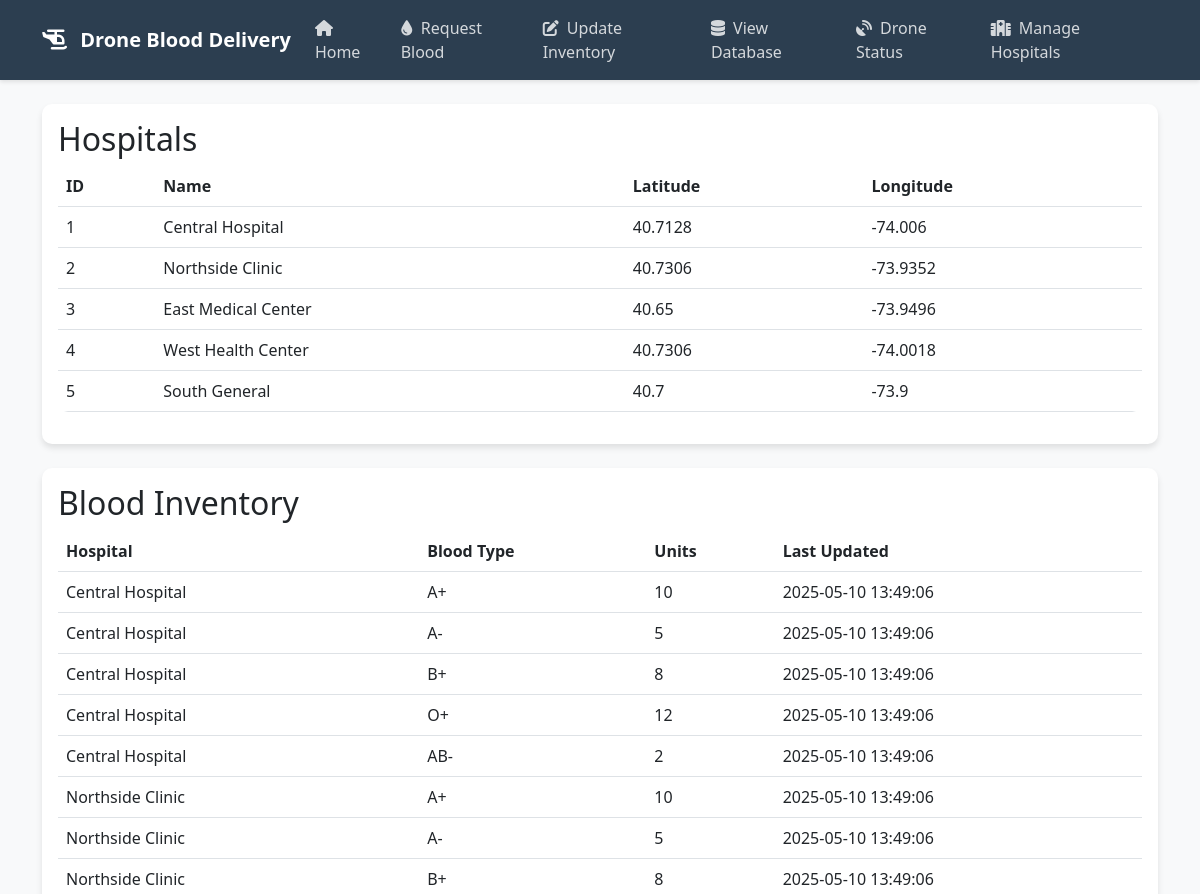
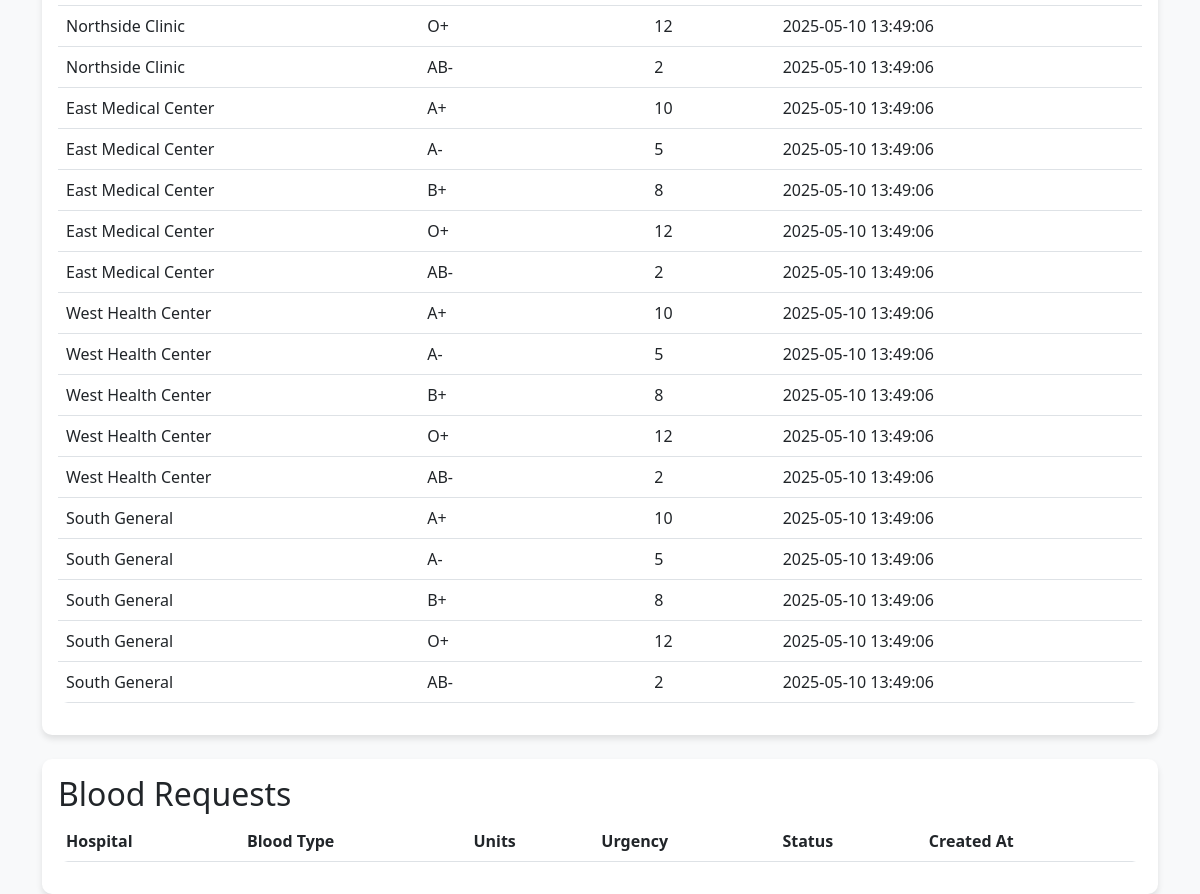
The app's page /view-database, older data (2 pictures, top to bottom).
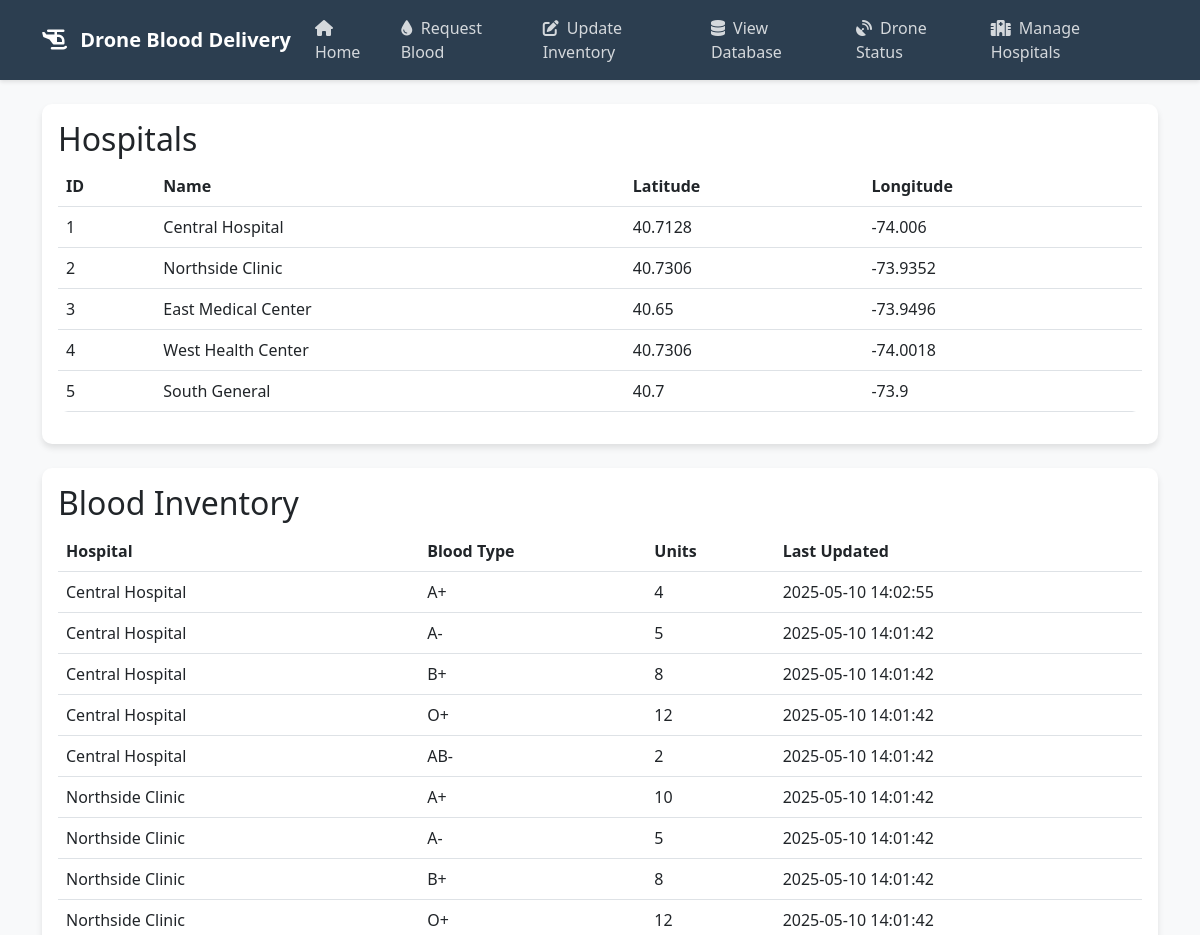
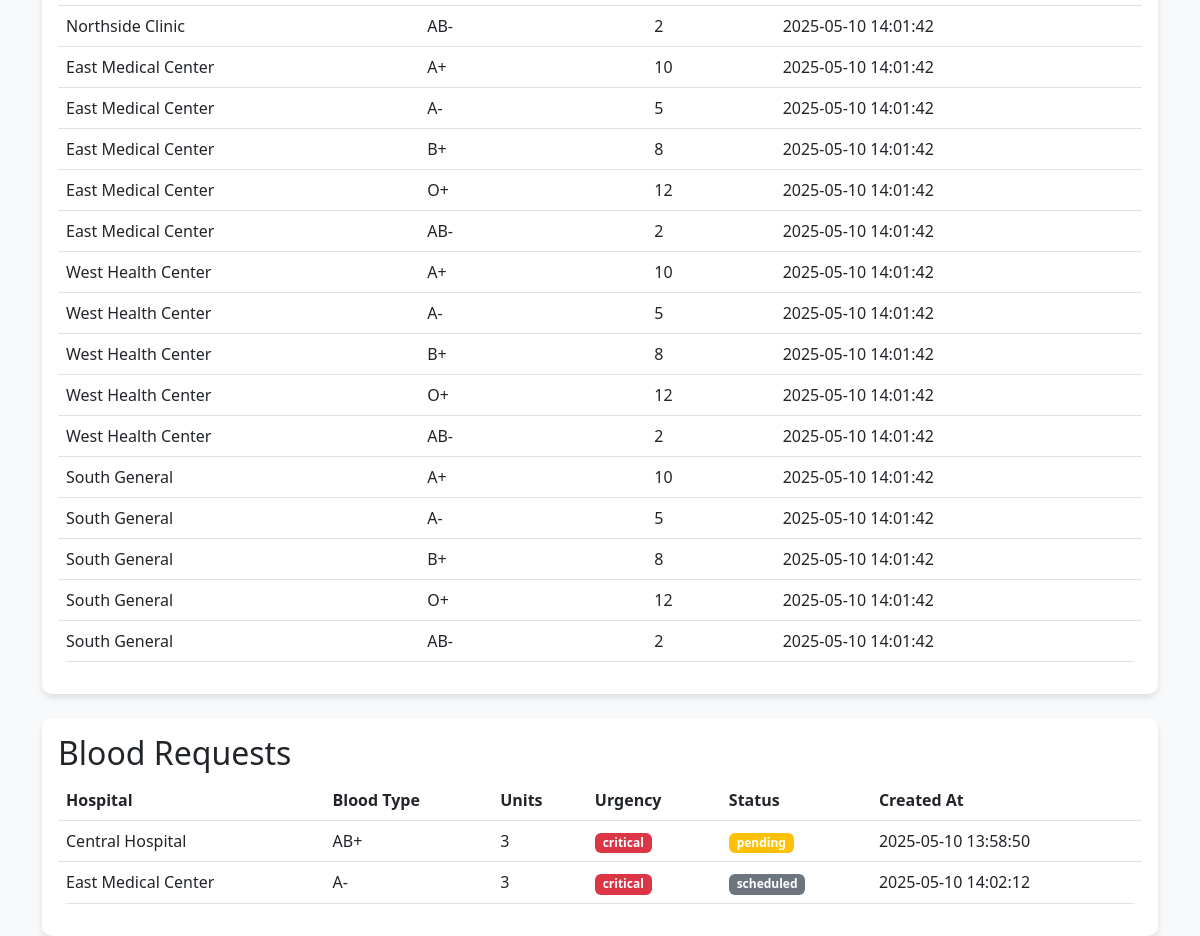
The same page, newer data (2 pictures, top to bottom).
### app.py (models this page shows)
class Hospital(db.Model):
    id = db.Column(db.Integer, primary_key=True)
    name = db.Column(db.String(100), nullable=False)
    latitude = db.Column(db.Float, nullable=False)
    longitude = db.Column(db.Float, nullable=False)
    blood_inventory = db.relationship('BloodInventory', backref='hospital', lazy=True)

class BloodInventory(db.Model):
    id = db.Column(db.Integer, primary_key=True)
    hospital_id = db.Column(db.Integer, db.ForeignKey('hospital.id'), nullable=False)
    blood_type = db.Column(db.String(5), nullable=False)
    units = db.Column(db.Integer, nullable=False)
    last_updated = db.Column(db.DateTime, default=datetime.utcnow)

class BloodRequest(db.Model):
    id = db.Column(db.Integer, primary_key=True)
    hospital_id = db.Column(db.Integer, db.ForeignKey('hospital.id'), nullable=False)
    blood_type = db.Column(db.String(5), nullable=False)
    units = db.Column(db.Integer, nullable=False)
    urgency = db.Column(db.String(20), nullable=False)
    status = db.Column(db.String(20), default='pending')
    created_at = db.Column(db.DateTime, default=datetime.utcnow)
    hospital = db.relationship('Hospital', backref='blood_requests')

### app.py (the view)
@app.route('/view-database')
def view_database():
    hospitals = Hospital.query.all()
    inventory = BloodInventory.query.all()
    requests = BloodRequest.query.all()
    return render_template('view_database.html',
                         hospitals=hospitals,
                         inventory=inventory,
                         requests=requests)

### templates/view_database.html
{% extends "base.html" %}
{% block content %}
<div class="row">
    <div class="col-md-12 mb-4">
        <div class="card">
            <div class="card-body">
                <h2 class="card-title">Hospitals</h2>
                <div class="table-responsive">
                    <table class="table table-hover">
                        <thead>
                            <tr>
                                <th>ID</th>
                                <th>Name</th>
                                <th>Latitude</th>
                                <th>Longitude</th>
                            </tr>
                        </thead>
                        <tbody>
                            {% for hospital in hospitals %}
                            <tr>
                                <td>{{ hospital.id }}</td>
                                <td>{{ hospital.name }}</td>
                                <td>{{ hospital.latitude }}</td>
                                <td>{{ hospital.longitude }}</td>
                            </tr>
                            {% endfor %}
                        </tbody>
                    </table>
                </div>
            </div>
        </div>
    </div>
    <div class="col-md-12 mb-4">
        <div class="card">
            <div class="card-body">
                <h2 class="card-title">Blood Inventory</h2>
                <div class="table-responsive">
                    <table class="table table-hover">
                        <thead>
                            <tr>
                                <th>Hospital</th>
                                <th>Blood Type</th>
                                <th>Units</th>
                                <th>Last Updated</th>
                            </tr>
                        </thead>
                        <tbody>
                            {% for item in inventory %}
                            <tr>
                                <td>{{ item.hospital.name }}</td>
                                <td>{{ item.blood_type }}</td>
                                <td>{{ item.units }}</td>
                                <td>{{ item.last_updated.strftime('%Y-%m-%d %H:%M:%S') }}</td>
                            </tr>
                            {% endfor %}
                        </tbody>
                    </table>
                </div>
            </div>
        </div>
    </div>
    <div class="col-md-12">
        <div class="card">
            <div class="card-body">
                <h2 class="card-title">Blood Requests</h2>
                <div class="table-responsive">
                    <table class="table table-hover">
                        <thead>
                            <tr>
                                <th>Hospital</th>
                                <th>Blood Type</th>
                                <th>Units</th>
                                <th>Urgency</th>
                                <th>Status</th>
                                <th>Created At</th>
                            </tr>
                        </thead>
                        <tbody>
                            {% for request in requests %}
                            <tr>
                                <td>{{ request.hospital.name }}</td>
                                <td>{{ request.blood_type }}</td>
                                <td>{{ request.units }}</td>
                                <td>
                                    <span class="badge {% if request.urgency == 'critical' %}bg-danger{% elif request.urgency == 'urgent' %}bg-warning{% else %}bg-info{% endif %}">
                                        {{ request.urgency }}
                                    </span>
                                </td>
                                <td>
                                    <span class="badge {% if request.status == 'pending' %}bg-warning{% elif request.status == 'in_progress' %}bg-primary{% elif request.status == 'completed' %}bg-success{% else %}bg-secondary{% endif %}">
                                        {{ request.status }}
                                    </span>
                                </td>
                                <td>{{ request.created_at.strftime('%Y-%m-%d %H:%M:%S') }}</td>
                            </tr>
                            {% endfor %}
                        </tbody>
                    </table>
                </div>
            </div>
        </div>
    </div>
</div>
{% endblock %}

### templates/base.html (shortened to what this page needs)
<!DOCTYPE html>
<html lang="en">
<head>
    <link href="https://cdn.jsdelivr.net/npm/bootstrap@5.3.0/dist/css/bootstrap.min.css" rel="stylesheet">
    <link href="https://cdnjs.cloudflare.com/ajax/libs/font-awesome/6.0.0/css/all.min.css" rel="stylesheet">
</head>
<body>
    <nav class="navbar navbar-expand-lg navbar-dark mb-4">
        <div class="container">
            <a class="navbar-brand" href="{{ url_for('index') }}">
                <i class="fas fa-helicopter me-2"></i>
                Drone Blood Delivery
            </a>
            <div class="collapse navbar-collapse" id="navbarNav">
                <ul class="navbar-nav ms-auto">
                    <li class="nav-item">
                        <a class="nav-link" href="{{ url_for('index') }}">
                            <i class="fas fa-home me-1"></i> Home
                        </a>
                    </li>
                    <li class="nav-item">
                        <a class="nav-link" href="{{ url_for('request_blood') }}">
                            <i class="fas fa-tint me-1"></i> Request Blood
                        </a>
                    </li>
                    <li class="nav-item">
                        <a class="nav-link" href="{{ url_for('update_inventory') }}">
                            <i class="fas fa-edit me-1"></i> Update Inventory
                        </a>
                    </li>
                    <li class="nav-item">
                        <a class="nav-link" href="{{ url_for('view_database') }}">
                            <i class="fas fa-database me-1"></i> View Database
                        </a>
                    </li>
                    <li class="nav-item">
                        <a class="nav-link" href="{{ url_for('drone_status') }}">
                            <i class="fas fa-satellite-dish me-1"></i> Drone Status
                        </a>
                    </li>
                    <li class="nav-item">
                        <a class="nav-link" href="{{ url_for('manage_hospitals') }}">
                            <i class="fas fa-hospital me-1"></i> Manage Hospitals
                        </a>
                    </li>
                </ul>
            </div>
        </div>
    </nav>
    <div class="container">
        {% block content %}{% endblock %}
    </div>
</body>
</html>

### templates/base.html (style rules this page uses)
:root { --primary-color: #2c3e50; --secondary-color: #e74c3c; --accent-color: #3498db; }
body { font-family: 'Segoe UI', Tahoma, Geneva, Verdana, sans-serif; background-color: #f8f9fa; }
.navbar { background-color: var(--primary-color); box-shadow: 0 2px 4px rgba(0,0,0,0.1); }
.navbar-brand { color: white !important; font-weight: bold; }
.nav-link { color: rgba(255,255,255,0.8) !important; transition: color 0.3s ease; }
.card { border: none; border-radius: 10px; box-shadow: 0 4px 6px rgba(0,0,0,0.1); transition: transform 0.3s ease; }
.table { background-color: white; border-radius: 10px; overflow: hidden; }

Row changes from the older to the newer data that the page shows:
changed BloodInventory (number 1 of 25 on the later page): units "10" → "4"; last_updated "2025-05-10 13:49:06" → "2025-05-10 14:02:55"
changed BloodInventory (number 2 of 25 on the later page): last_updated "2025-05-10 13:49:06" → "2025-05-10 14:01:42"
changed BloodInventory (number 3 of 25 on the later page): last_updated "2025-05-10 13:49:06" → "2025-05-10 14:01:42"
changed BloodInventory (number 4 of 25 on the later page): last_updated "2025-05-10 13:49:06" → "2025-05-10 14:01:42"
changed BloodInventory (number 5 of 25 on the later page): last_updated "2025-05-10 13:49:06" → "2025-05-10 14:01:42"
changed BloodInventory (number 6 of 25 on the later page): last_updated "2025-05-10 13:49:06" → "2025-05-10 14:01:42"
changed BloodInventory (number 7 of 25 on the later page): last_updated "2025-05-10 13:49:06" → "2025-05-10 14:01:42"
changed BloodInventory (number 8 of 25 on the later page): last_updated "2025-05-10 13:49:06" → "2025-05-10 14:01:42"
changed BloodInventory (number 9 of 25 on the later page): last_updated "2025-05-10 13:49:06" → "2025-05-10 14:01:42"
changed BloodInventory (number 10 of 25 on the later page): last_updated "2025-05-10 13:49:06" → "2025-05-10 14:01:42"
changed BloodInventory (number 11 of 25 on the later page): last_updated "2025-05-10 13:49:06" → "2025-05-10 14:01:42"
changed BloodInventory (number 12 of 25 on the later page): last_updated "2025-05-10 13:49:06" → "2025-05-10 14:01:42"
changed BloodInventory (number 13 of 25 on the later page): last_updated "2025-05-10 13:49:06" → "2025-05-10 14:01:42"
changed BloodInventory (number 14 of 25 on the later page): last_updated "2025-05-10 13:49:06" → "2025-05-10 14:01:42"
changed BloodInventory (number 15 of 25 on the later page): last_updated "2025-05-10 13:49:06" → "2025-05-10 14:01:42"
changed BloodInventory (number 16 of 25 on the later page): last_updated "2025-05-10 13:49:06" → "2025-05-10 14:01:42"
changed BloodInventory (number 17 of 25 on the later page): last_updated "2025-05-10 13:49:06" → "2025-05-10 14:01:42"
changed BloodInventory (number 18 of 25 on the later page): last_updated "2025-05-10 13:49:06" → "2025-05-10 14:01:42"
changed BloodInventory (number 19 of 25 on the later page): last_updated "2025-05-10 13:49:06" → "2025-05-10 14:01:42"
changed BloodInventory (number 20 of 25 on the later page): last_updated "2025-05-10 13:49:06" → "2025-05-10 14:01:42"
changed BloodInventory (number 21 of 25 on the later page): last_updated "2025-05-10 13:49:06" → "2025-05-10 14:01:42"
changed BloodInventory (number 22 of 25 on the later page): last_updated "2025-05-10 13:49:06" → "2025-05-10 14:01:42"
changed BloodInventory (number 23 of 25 on the later page): last_updated "2025-05-10 13:49:06" → "2025-05-10 14:01:42"
changed BloodInventory (number 24 of 25 on the later page): last_updated "2025-05-10 13:49:06" → "2025-05-10 14:01:42"
changed BloodInventory (number 25 of 25 on the later page): last_updated "2025-05-10 13:49:06" → "2025-05-10 14:01:42"
added BloodRequest: hospital.name "Central Hospital", blood_type "AB+", units "3", urgency "critical", status "pending", created_at "2025-05-10 13:58:50"
added BloodRequest: hospital.name "East Medical Center", blood_type "A-", units "3", urgency "critical", status "scheduled", created_at "2025-05-10 14:02:12"
